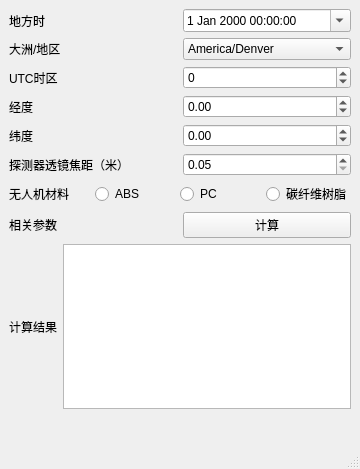
<?xml version="1.0" encoding="UTF-8"?>
<ui version="4.0">
 <class>MainWindow</class>
 <widget class="QMainWindow" name="MainWindow">
  <property name="enabled">
   <bool>true</bool>
  </property>
  <property name="geometry">
   <rect>
    <x>0</x>
    <y>0</y>
    <width>360</width>
    <height>469</height>
   </rect>
  </property>
  <property name="minimumSize">
   <size>
    <width>360</width>
    <height>418</height>
   </size>
  </property>
  <property name="maximumSize">
   <size>
    <width>360</width>
    <height>469</height>
   </size>
  </property>
  <property name="windowTitle">
   <string>MainWindow</string>
  </property>
  <widget class="QWidget" name="centralwidget">
   <property name="minimumSize">
    <size>
     <width>360</width>
     <height>418</height>
    </size>
   </property>
   <property name="maximumSize">
    <size>
     <width>360</width>
     <height>418</height>
    </size>
   </property>
   <layout class="QHBoxLayout" name="horizontalLayout_9">
    <item>
     <layout class="QVBoxLayout" name="verticalLayout">
      <item>
       <layout class="QHBoxLayout" name="horizontalLayout">
        <item>
         <widget class="QLabel" name="label">
          <property name="text">
           <string>地方时</string>
          </property>
         </widget>
        </item>
        <item>
         <widget class="QDateTimeEdit" name="localtime">
          <property name="calendarPopup">
           <bool>true</bool>
          </property>
         </widget>
        </item>
       </layout>
      </item>
      <item>
       <layout class="QHBoxLayout" name="horizontalLayout_2">
        <item>
         <widget class="QLabel" name="label_8">
          <property name="text">
           <string>大洲/地区</string>
          </property>
         </widget>
        </item>
        <item>
         <widget class="QComboBox" name="region">
          <item>
           <property name="text">
            <string>America/Denver</string>
           </property>
          </item>
          <item>
           <property name="text">
            <string>America/Los_Angeles</string>
           </property>
          </item>
          <item>
           <property name="text">
            <string>America/Mexico_City</string>
           </property>
          </item>
          <item>
           <property name="text">
            <string>America/New_York</string>
           </property>
          </item>
          <item>
           <property name="text">
            <string>Asia/Chongqing</string>
           </property>
          </item>
          <item>
           <property name="text">
            <string>Asia/Hong_Kong</string>
           </property>
          </item>
          <item>
           <property name="text">
            <string>Asia/Macao</string>
           </property>
          </item>
          <item>
           <property name="text">
            <string>Asia/Shanghai</string>
           </property>
          </item>
          <item>
           <property name="text">
            <string>Asia/Singapore</string>
           </property>
          </item>
          <item>
           <property name="text">
            <string>Asia/Taipei</string>
           </property>
          </item>
          <item>
           <property name="text">
            <string>Asia/Tokyo</string>
           </property>
          </item>
          <item>
           <property name="text">
            <string>Canada/Atlantic</string>
           </property>
          </item>
          <item>
           <property name="text">
            <string>Canada/Pacific</string>
           </property>
          </item>
          <item>
           <property name="text">
            <string>Europe/London</string>
           </property>
          </item>
          <item>
           <property name="text">
            <string>Europe/Moscow</string>
           </property>
          </item>
          <item>
           <property name="text">
            <string>Europe/Paris</string>
           </property>
          </item>
          <item>
           <property name="text">
            <string>Europe/Rome</string>
           </property>
          </item>
          <item>
           <property name="text">
            <string>Indian/Christmas</string>
           </property>
          </item>
         </widget>
        </item>
       </layout>
      </item>
      <item>
       <layout class="QHBoxLayout" name="horizontalLayout_3">
        <item>
         <widget class="QLabel" name="label_2">
          <property name="text">
           <string>UTC时区</string>
          </property>
         </widget>
        </item>
        <item>
         <widget class="QSpinBox" name="utctimezone">
          <property name="minimum">
           <number>-11</number>
          </property>
          <property name="maximum">
           <number>11</number>
          </property>
         </widget>
        </item>
       </layout>
      </item>
      <item>
       <layout class="QHBoxLayout" name="horizontalLayout_4">
        <item>
         <widget class="QLabel" name="label_3">
          <property name="text">
           <string>经度</string>
          </property>
         </widget>
        </item>
        <item>
         <widget class="QDoubleSpinBox" name="lon">
          <property name="minimum">
           <double>-180.000000000000000</double>
          </property>
          <property name="maximum">
           <double>180.000000000000000</double>
          </property>
         </widget>
        </item>
       </layout>
      </item>
      <item>
       <layout class="QHBoxLayout" name="horizontalLayout_5">
        <item>
         <widget class="QLabel" name="label_4">
          <property name="text">
           <string>纬度</string>
          </property>
         </widget>
        </item>
        <item>
         <widget class="QDoubleSpinBox" name="lat">
          <property name="minimum">
           <double>-90.000000000000000</double>
          </property>
          <property name="maximum">
           <double>90.000000000000000</double>
          </property>
          <property name="singleStep">
           <double>0.000000000000000</double>
          </property>
         </widget>
        </item>
       </layout>
      </item>
      <item>
       <layout class="QHBoxLayout" name="horizontalLayout_6">
        <item>
         <widget class="QLabel" name="label_5">
          <property name="text">
           <string>探测器透镜焦距（米）</string>
          </property>
         </widget>
        </item>
        <item>
         <widget class="QDoubleSpinBox" name="foc">
          <property name="minimum">
           <double>0.050000000000000</double>
          </property>
          <property name="maximum">
           <double>0.850000000000000</double>
          </property>
          <property name="singleStep">
           <double>0.010000000000000</double>
          </property>
         </widget>
        </item>
       </layout>
      </item>
      <item>
       <layout class="QHBoxLayout" name="horizontalLayout_10">
        <item>
         <widget class="QLabel" name="label_9">
          <property name="text">
           <string>无人机材料</string>
          </property>
         </widget>
        </item>
        <item>
         <widget class="QRadioButton" name="abs">
          <property name="text">
           <string>ABS</string>
          </property>
         </widget>
        </item>
        <item>
         <widget class="QRadioButton" name="pc">
          <property name="text">
           <string>PC</string>
          </property>
         </widget>
        </item>
        <item>
         <widget class="QRadioButton" name="carbon">
          <property name="text">
           <string>碳纤维树脂</string>
          </property>
         </widget>
        </item>
       </layout>
      </item>
      <item>
       <layout class="QHBoxLayout" name="horizontalLayout_7">
        <item>
         <widget class="QLabel" name="label_6">
          <property name="text">
           <string>相关参数</string>
          </property>
         </widget>
        </item>
        <item>
         <widget class="QPushButton" name="calculate">
          <property name="text">
           <string>计算</string>
          </property>
         </widget>
        </item>
       </layout>
      </item>
      <item>
       <layout class="QHBoxLayout" name="horizontalLayout_8">
        <item>
         <widget class="QLabel" name="label_7">
          <property name="text">
           <string>计算结果</string>
          </property>
         </widget>
        </item>
        <item>
         <widget class="QTextBrowser" name="textBrowser"/>
        </item>
       </layout>
      </item>
     </layout>
    </item>
   </layout>
  </widget>
  <widget class="QMenuBar" name="menubar">
   <property name="geometry">
    <rect>
     <x>0</x>
     <y>0</y>
     <width>360</width>
     <height>26</height>
    </rect>
   </property>
  </widget>
  <widget class="QStatusBar" name="statusBar"/>
 </widget>
 <resources/>
 <connections/>
</ui>
